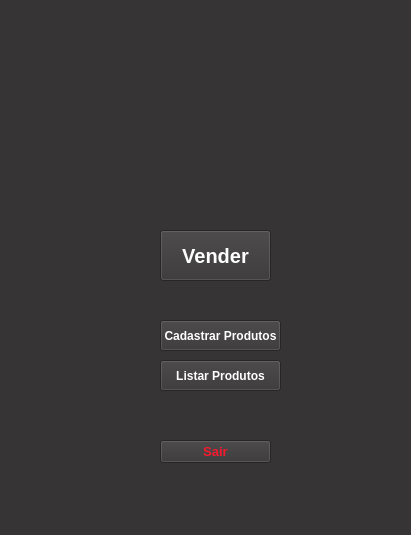
<?xml version="1.0" encoding="UTF-8"?>
<ui version="4.0">
 <class>MainWindow</class>
 <widget class="QMainWindow" name="MainWindow">
  <property name="geometry">
   <rect>
    <x>0</x>
    <y>0</y>
    <width>411</width>
    <height>535</height>
   </rect>
  </property>
  <property name="mouseTracking">
   <bool>false</bool>
  </property>
  <property name="windowTitle">
   <string>Menu</string>
  </property>
  <property name="styleSheet">
   <string notr="true">background-color: rgb(54, 52, 53);
</string>
  </property>
  <widget class="QWidget" name="centralwidget">
   <widget class="QLabel" name="label">
    <property name="geometry">
     <rect>
      <x>130</x>
      <y>0</y>
      <width>182</width>
      <height>183</height>
     </rect>
    </property>
    <property name="text">
     <string/>
    </property>
    <property name="pixmap">
     <pixmap>../images/aco-forte.jpg</pixmap>
    </property>
    <property name="alignment">
     <set>Qt::AlignLeading|Qt::AlignLeft|Qt::AlignVCenter</set>
    </property>
   </widget>
   <widget class="QPushButton" name="pushButton">
    <property name="geometry">
     <rect>
      <x>160</x>
      <y>320</y>
      <width>121</width>
      <height>31</height>
     </rect>
    </property>
    <property name="font">
     <font>
      <weight>75</weight>
      <bold>true</bold>
     </font>
    </property>
    <property name="styleSheet">
     <string notr="true">color: rgb(255, 255, 255);</string>
    </property>
    <property name="text">
     <string>Cadastrar Produtos</string>
    </property>
   </widget>
   <widget class="QPushButton" name="pushButton_2">
    <property name="geometry">
     <rect>
      <x>160</x>
      <y>360</y>
      <width>121</width>
      <height>31</height>
     </rect>
    </property>
    <property name="font">
     <font>
      <weight>75</weight>
      <bold>true</bold>
     </font>
    </property>
    <property name="styleSheet">
     <string notr="true">color: rgb(255, 255, 255);</string>
    </property>
    <property name="text">
     <string>Listar Produtos</string>
    </property>
   </widget>
   <widget class="QPushButton" name="pushButton_3">
    <property name="geometry">
     <rect>
      <x>160</x>
      <y>230</y>
      <width>111</width>
      <height>51</height>
     </rect>
    </property>
    <property name="font">
     <font>
      <pointsize>15</pointsize>
      <weight>75</weight>
      <bold>true</bold>
     </font>
    </property>
    <property name="styleSheet">
     <string notr="true">color: rgb(255, 255, 255);</string>
    </property>
    <property name="text">
     <string>Vender</string>
    </property>
   </widget>
   <widget class="QPushButton" name="pushButton_4">
    <property name="geometry">
     <rect>
      <x>160</x>
      <y>440</y>
      <width>111</width>
      <height>23</height>
     </rect>
    </property>
    <property name="font">
     <font>
      <pointsize>10</pointsize>
      <weight>75</weight>
      <bold>true</bold>
     </font>
    </property>
    <property name="styleSheet">
     <string notr="true">color: rgb(244, 25, 45);</string>
    </property>
    <property name="text">
     <string>Sair</string>
    </property>
   </widget>
  </widget>
  <widget class="QMenuBar" name="menubar">
   <property name="geometry">
    <rect>
     <x>0</x>
     <y>0</y>
     <width>411</width>
     <height>21</height>
    </rect>
   </property>
  </widget>
  <widget class="QStatusBar" name="statusbar"/>
 </widget>
 <resources/>
 <connections/>
</ui>
